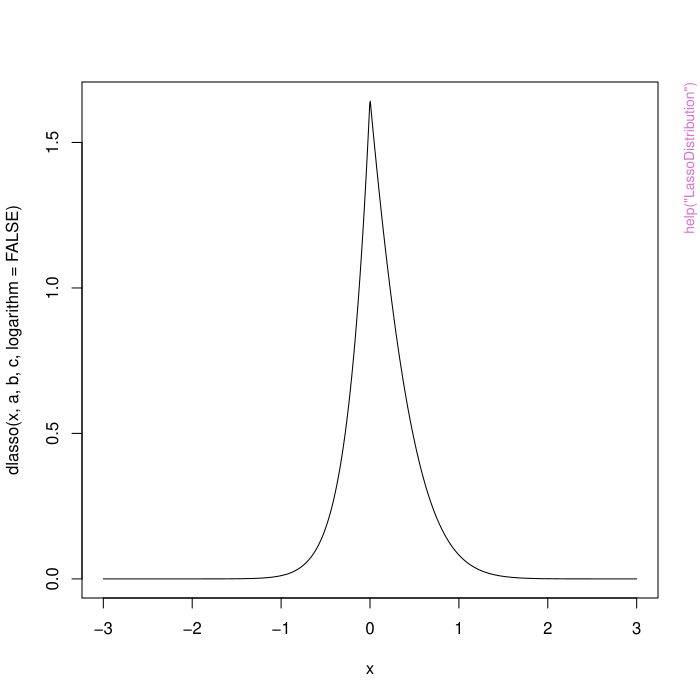

Write the R code that produced this figure.
pkgname <- "BayesianLasso"
source(file.path(R.home("share"), "R", "examples-header.R"))
options(warn = 1)
options(pager = "console")
base::assign(".ExTimings", "BayesianLasso-Ex.timings", pos = 'CheckExEnv')
base::cat("name\tuser\tsystem\telapsed\n", file=base::get(".ExTimings", pos = 'CheckExEnv'))
base::assign(".format_ptime",
function(x) {
  if(!is.na(x[4L])) x[1L] <- x[1L] + x[4L]
  if(!is.na(x[5L])) x[2L] <- x[2L] + x[5L]
  options(OutDec = '.')
  format(x[1L:3L], digits = 7L)
},
pos = 'CheckExEnv')

### * </HEADER>
library('BayesianLasso')

base::assign(".oldSearch", base::search(), pos = 'CheckExEnv')
base::assign(".old_wd", base::getwd(), pos = 'CheckExEnv')
cleanEx()
nameEx("LassoDistribution")
### * LassoDistribution

flush(stderr()); flush(stdout())

base::assign(".ptime", proc.time(), pos = "CheckExEnv")
### Name: LassoDistribution
### Title: The Lasso Distribution
### Aliases: LassoDistribution zlasso dlasso plasso qlasso rlasso elasso
###   vlasso mlasso MillsRatio Modified_Hans_Gibbs Modified_PC_Gibbs

### ** Examples

a <- 2; b <- 1; c <- 3
x <- seq(-3, 3, length.out = 1000)
plot(x, dlasso(x, a, b, c, logarithm = FALSE), type = 'l')

r <- rlasso(1000, a, b, c)
hist(r, breaks = 50, probability = TRUE, col = "grey", border = "white")
lines(x, dlasso(x, a, b, c, logarithm = FALSE), col = "blue")

plasso(0, a, b, c)
qlasso(0.25, a, b, c)
elasso(a, b, c)
vlasso(a, b, c)
mlasso(a, b, c)
MillsRatio(2)




# The Modified_Hans_Gibbs() function uses the Lasso distribution to draw 
# samples from the full conditional distribution of the regression coefficients.

y <- 1:20
X <- matrix(c(1:20,12:31,7:26),20,3,byrow = TRUE)

a1 <- b1 <- u1 <- v1 <- 0.01
sigma2_init <- 1
lambda_init <- 0.1
beta_init <- rep(1, ncol(X))
nsamples <- 1000
verbose <- 100
tune_lambda2 <- TRUE
rao_blackwellization <- FALSE

Output_Hans <- Modified_Hans_Gibbs(
                X, y, beta_init, a1, b1, u1, v1,
                nsamples, lambda_init, sigma2_init, 
                verbose, tune_lambda2, rao_blackwellization
)

colMeans(Output_Hans$mBeta)
mean(Output_Hans$vlambda2)


Output_PC <- Modified_PC_Gibbs(
               X, y, a1, b1, u1, v1, 
               nsamples, lambda_init, sigma2_init, verbose)

colMeans(Output_PC$mBeta)
mean(Output_PC$vlambda2)




base::assign(".dptime", (proc.time() - get(".ptime", pos = "CheckExEnv")), pos = "CheckExEnv")
base::cat("LassoDistribution", base::get(".format_ptime", pos = 'CheckExEnv')(get(".dptime", pos = "CheckExEnv")), "\n", file=base::get(".ExTimings", pos = 'CheckExEnv'), append=TRUE, sep="\t")
cleanEx()
nameEx("normalize")
### * normalize

flush(stderr()); flush(stdout())

base::assign(".ptime", proc.time(), pos = "CheckExEnv")
### Name: normalize
### Title: Normalize Response and Covariates
### Aliases: normalize

### ** Examples

set.seed(1)
X <- matrix(rnorm(100 * 10), 100, 10)
beta <- c(2, -3, rep(0, 8))
y <- as.vector(X %*% beta + rnorm(100))
norm_result <- normalize(y, X)




base::assign(".dptime", (proc.time() - get(".ptime", pos = "CheckExEnv")), pos = "CheckExEnv")
base::cat("normalize", base::get(".format_ptime", pos = 'CheckExEnv')(get(".dptime", pos = "CheckExEnv")), "\n", file=base::get(".ExTimings", pos = 'CheckExEnv'), append=TRUE, sep="\t")
### * <FOOTER>
###
cleanEx()
options(digits = 7L)
base::cat("Time elapsed: ", proc.time() - base::get("ptime", pos = 'CheckExEnv'),"\n")
grDevices::dev.off()
###
### Local variables: ***
### mode: outline-minor ***
### outline-regexp: "\\(> \\)?### [*]+" ***
### End: ***
quit('no')
